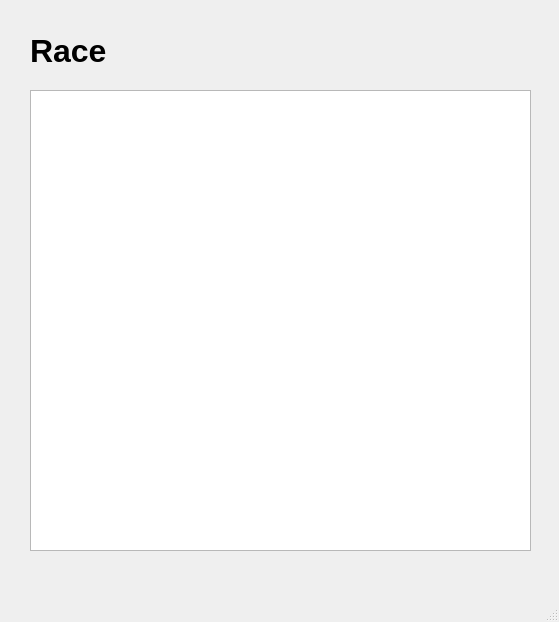
<?xml version="1.0" encoding="UTF-8"?>
<ui version="4.0">
 <class>MainWindow</class>
 <widget class="QMainWindow" name="MainWindow">
  <property name="geometry">
   <rect>
    <x>0</x>
    <y>0</y>
    <width>559</width>
    <height>622</height>
   </rect>
  </property>
  <property name="windowTitle">
   <string>MainWindow</string>
  </property>
  <widget class="QWidget" name="centralwidget">
   <widget class="QTableView" name="tableView">
    <property name="geometry">
     <rect>
      <x>30</x>
      <y>90</y>
      <width>501</width>
      <height>461</height>
     </rect>
    </property>
   </widget>
   <widget class="QLabel" name="label">
    <property name="geometry">
     <rect>
      <x>30</x>
      <y>20</y>
      <width>111</width>
      <height>61</height>
     </rect>
    </property>
    <property name="font">
     <font>
      <family>Arial</family>
      <pointsize>24</pointsize>
      <weight>75</weight>
      <bold>true</bold>
     </font>
    </property>
    <property name="text">
     <string>Race</string>
    </property>
   </widget>
  </widget>
  <widget class="QMenuBar" name="menubar">
   <property name="geometry">
    <rect>
     <x>0</x>
     <y>0</y>
     <width>559</width>
     <height>26</height>
    </rect>
   </property>
  </widget>
  <widget class="QStatusBar" name="statusbar"/>
 </widget>
 <resources/>
 <connections/>
</ui>
